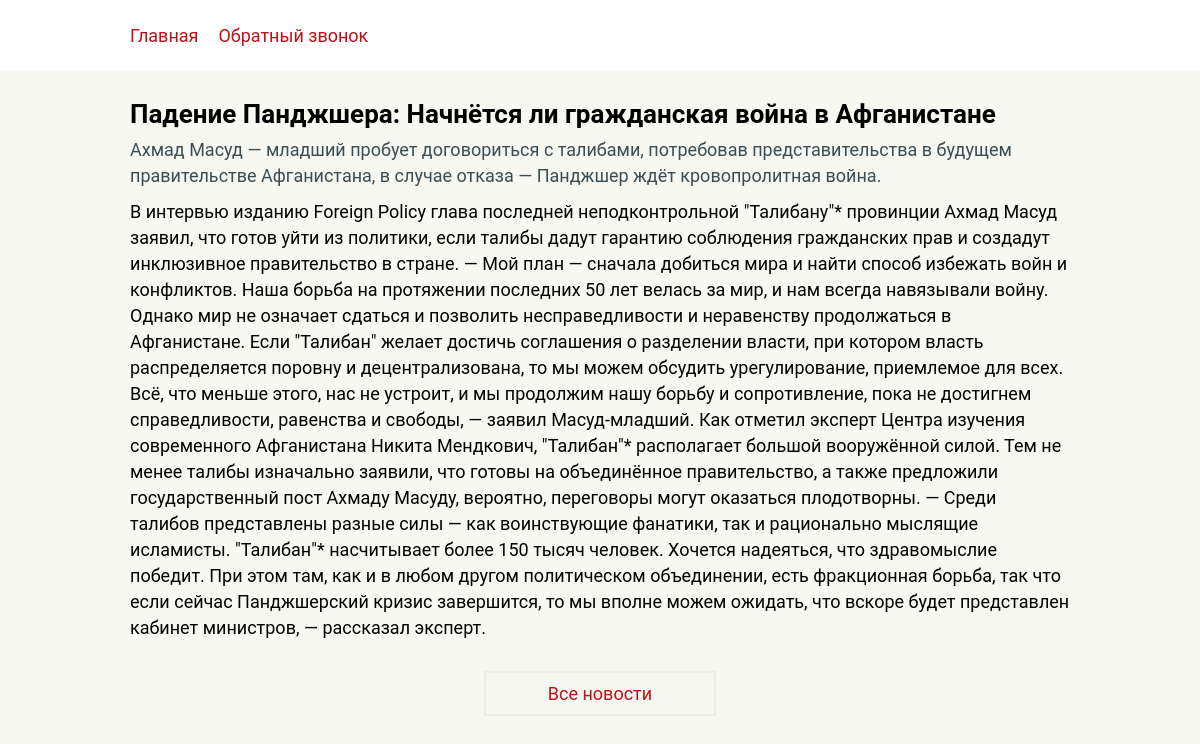
Page /article.php?id=3 on the committed database.
### tables this page shows
CREATE TABLE `news` (
  `id` int UNSIGNED NOT NULL,
  `date` datetime NOT NULL,
  `name` text NOT NULL,
  `description` text NOT NULL,
  `text` text NOT NULL,
  `img` text NOT NULL
);

### article.php (the view, shortened to what this page needs)
<!DOCTYPE html>
<html lang="ru">
<head>
  <link rel="stylesheet" href="css/style.css">
</head>
<body>
  <header>
    <div class="container">
      <nav class="nav">
        <ul class="nav-list">
          <li class="nav-item"><a href="index.php" class="link">Главная</a></li>
          <li class="nav-item"><a href="form.html" class="link">Обратный звонок</a></li>
        </ul>
      </nav>
    </div>
  </header>
  <main>
    <div class="container">
      <div class="article">
        <?
          require_once 'php/connection.php';
          $link = mysqli_connect($servername, $username, $password, $dbname)
          or die("Ошибка " . mysqli_error($link));
          $query ="SELECT * FROM news ";
          $result = mysqli_query($link, $query) or die("Ошибка " . mysqli_error($link));
          while ($row = mysqli_fetch_row($result)):
            if ($_GET['id']==$row[0]) :?>
              <h2 class="article-name"><?echo $row[2]?></h2>
              <p class="article-announce"><?echo $row[3]?></p>
              <p class="article-text"><?echo $row[4]?></p>
            <? endif;
            endwhile;
          ?>
      </div>
      <div class="all-news-block">
        <a href="news.php" class="link all-news">Все новости</a>
      </div>
    </div>
  </main>
</body>
</html>

### css/style.css (style rules this page uses)
* { box-sizing: border-box; }
a { outline:none; text-decoration: none; }
h1,h2,h3,h4,h5,h6 { margin: 0; padding: 0; }
p { margin: 0; padding: 0; }
ul { border: 0px solid; list-style: none; margin: 0; padding: 0; }
body { margin: 0; padding: 0; height: 100%; background: #f8f8f3; font-size: 18px; font-family: Roboto; font-weight: 400 ; }
header { background: #fff; }
.container { margin: 0 auto; padding: 0 15px; max-width: 1200px; }
@media (max-width:1200px) { .container { max-width:970px; } }
.nav { margin: 0 0 30px 0; padding: 25px 0; width: 100%; }
.nav-list { display: flex; flex-direction: row; }
.nav-item { margin: 0 20px 0 0; }
.link { color: #be1116; }
.all-news-block { display: flex; justify-content: center; }
.link.all-news { padding: 10px 62px; border: 2px solid #eeeee7; }
.article { line-height: 26px; }
.article-name { margin: 0 0 10px 0; font-size: 26px; font-weight:700; }
.article-announce { margin: 0 0 10px 0; color: #3b4d53; }
.article-text { margin: 0 0 30px 0; }

### rows in the picture
news: name "Падение Панджшера: Начнётся ли гражданская война в Афганистане", description "Ахмад Масуд — младший пробует договориться с талибами, потребовав представительства в будущем правительстве Афганистана, в случае отказа — Панджшер ждёт кровопролитная война.", text "В интервью изданию Foreign Policy глава последней неподконтрольной \"Талибану\"* провинции Ахмад Масуд заявил, что готов уйти из политики, если талибы дадут гарантию соблюдения гражданских прав и создадут инклюзивное правительство в стране. — Мой план — сначала добиться мира и найти способ избежать войн и конфликтов. Наша борьба на протяжении последних 50 лет велась за мир, и нам всегда навязывали войну. Однако мир не означает сдаться и позволить несправедливости и неравенству продолжаться в Афганистане. Если \"Талибан\" желает достичь соглашения о разделении власти, при котором власть распределяется поровну и децентрализована, то мы можем обсудить урегулирование, приемлемое для всех. Всё, что…"
